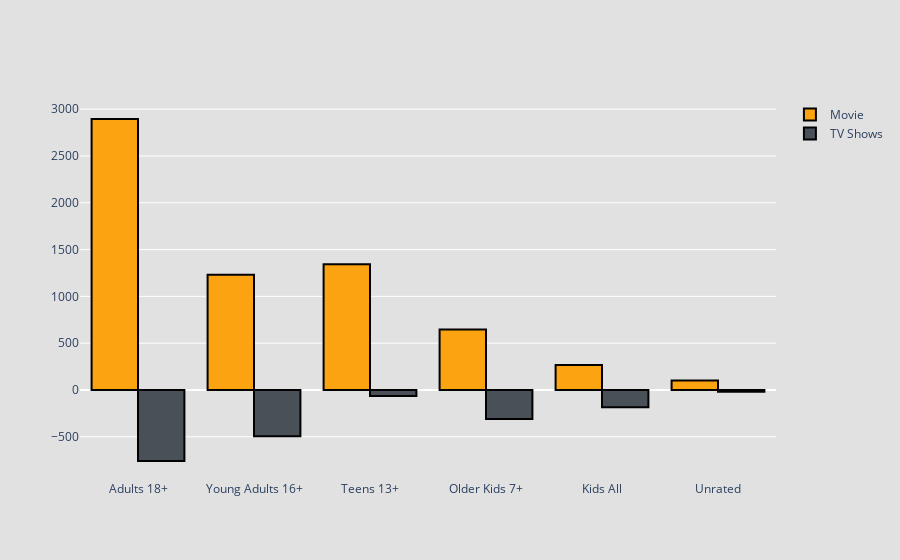

Notebook source saved alongside this figure:
### Code cell
fig = go.Figure()
fig.add_trace(go.Bar(x=mf.columns, y=movie,
                base=0,
                marker_color='#fca311',
                name='Movie'))
fig.add_trace(go.Bar(x=mf.columns,  y= mf.loc['TV Show'],
                base=[-759, -494, -64, -309, -184, -18],
                marker_color='#495057',
                name='TV Shows'
                ))
fig.update_traces(marker=dict(line=dict(color='black', width=2)), textfont=dict(family="Helvetica",size=16,color="black"),hoverlabel=dict(font_size=14,font_family="Helvetica"))
fig.update_layout(paper_bgcolor="#e1e1e1", plot_bgcolor = 'rgba(0, 0, 0, 0)', hoverlabel_bordercolor='black' )
fig.write_html('visualization/four.html')
fig.show()

### Figure 1 — Plotly figure (JSON) as saved in the notebook; plotly's stock layout.template omitted (floating-point values rounded to 4 significant figures)
{"data": [{"base": 0, "hoverlabel": {"font": {"family": "Helvetica", "size": 14}}, "marker": {"color": "#fca311", "line": {"color": "black", "width": 2}}, "name": "Movie", "textfont": {"color": "black", "family": "Helvetica", "size": 16}, "type": "bar", "x": ["Adults 18+", "Young Adults 16+", "Teens 13+", "Older Kids 7+", "Kids All", "Unrated"], "y": [2895, 1230, 1344, 645, 266, 102]}, {"base": [-759, -494, -64, -309, -184, -18], "hoverlabel": {"font": {"family": "Helvetica", "size": 14}}, "marker": {"color": "#495057", "line": {"color": "black", "width": 2}}, "name": "TV Shows", "textfont": {"color": "black", "family": "Helvetica", "size": 16}, "type": "bar", "x": ["Adults 18+", "Young Adults 16+", "Teens 13+", "Older Kids 7+", "Kids All", "Unrated"], "y": [759, 494, 64, 309, 184, 18]}], "layout": {"hoverlabel": {"bordercolor": "black"}, "paper_bgcolor": "#e1e1e1", "plot_bgcolor": "rgba(0, 0, 0, 0)"}}
